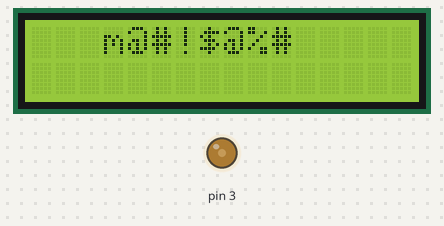
A sketch run on a simulated Arduino Uno, built with avr-gcc and run on an emulated ATmega328P. On the bench: 16×2 character LCD, output pins drawn as LEDs (lit = HIGH).

Above: at 1.1 s.
At 4.1 s:
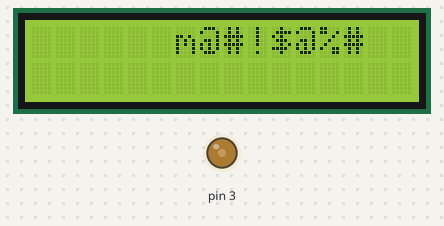
At 7.1 s:
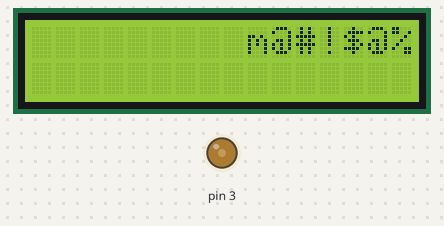
At 10.1 s:
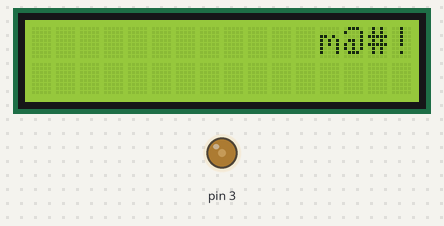
At 13.1 s:
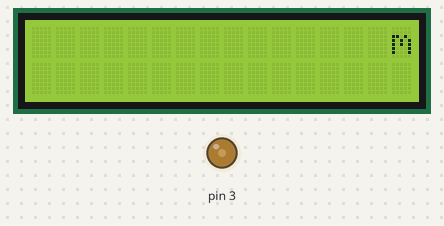
At 38.2 s:
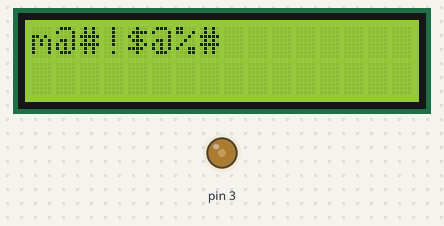

The sketch:

Analog_write.ino
```cpp
#include <LiquidCrystal.h>
LiquidCrystal lcd(13,12,6,7,8,9); //rs,en,4,5,6,7
void setup()
{
  pinMode(13, OUTPUT);
  pinMode(12,OUTPUT);
  pinMode(6,OUTPUT);
  pinMode(7,OUTPUT);
  pinMode(8,OUTPUT);
  pinMode(9,OUTPUT);
  pinMode(3,OUTPUT);
  analogWrite(3,75);
  lcd.begin(16,2);
  Serial.begin(9600);
}

void loop()
{
  String a=Serial.readString();
  lcd.setCursor(2,0);
  lcd.print("m@#!$@%#");
  lcd.setCursor(0,1);
  lcd.print(a);
  lcd.scrollDisplayRight();

}
```

Measured:
- what the display in image 0 shows lasts 1.0 s, from 1.1 s to 2.1 s
